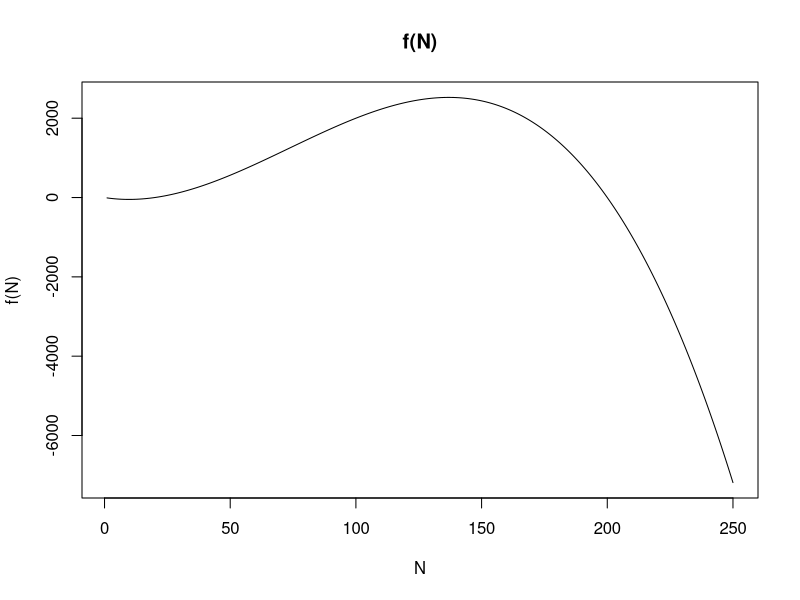
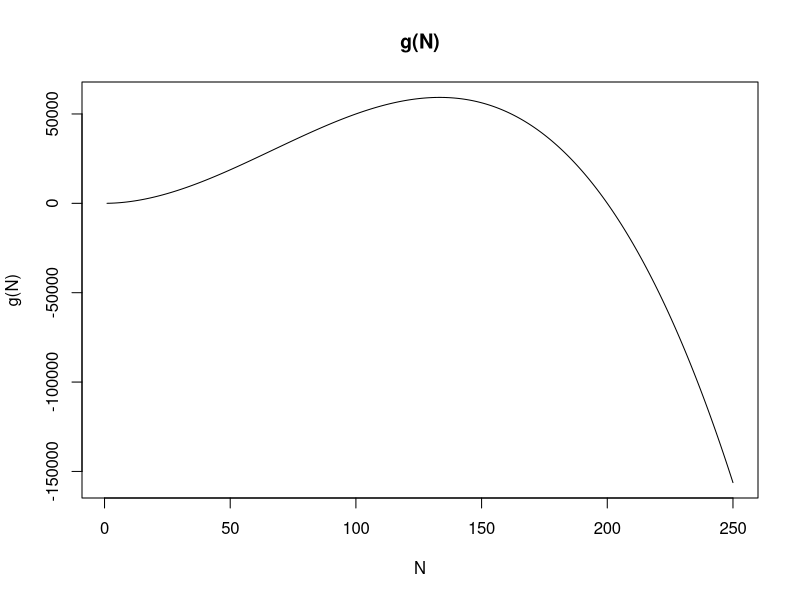
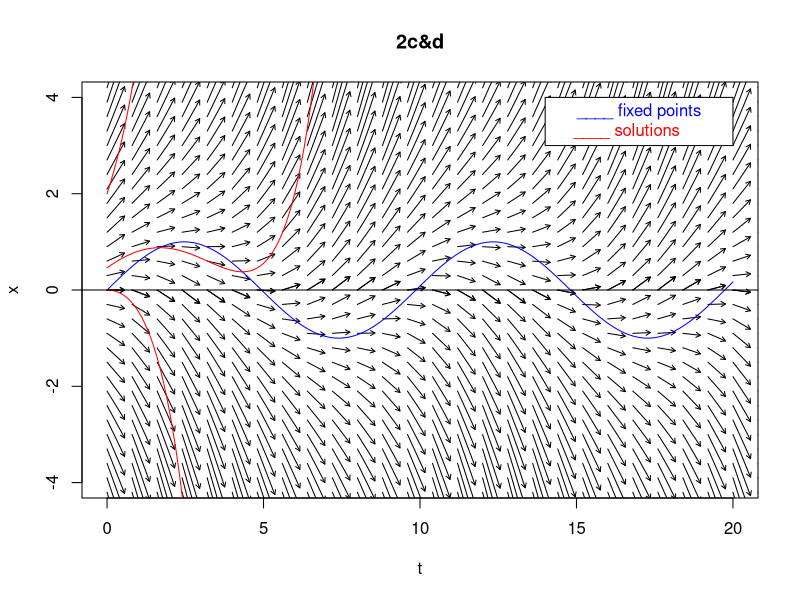
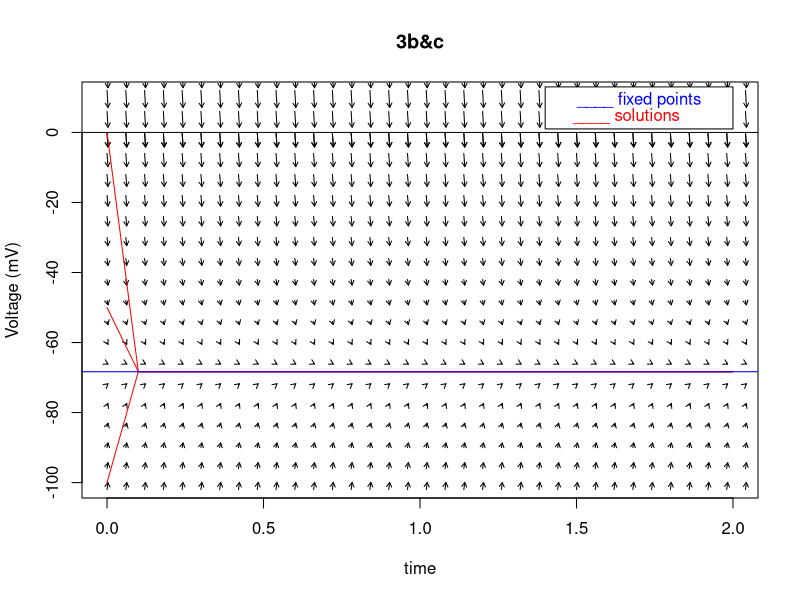
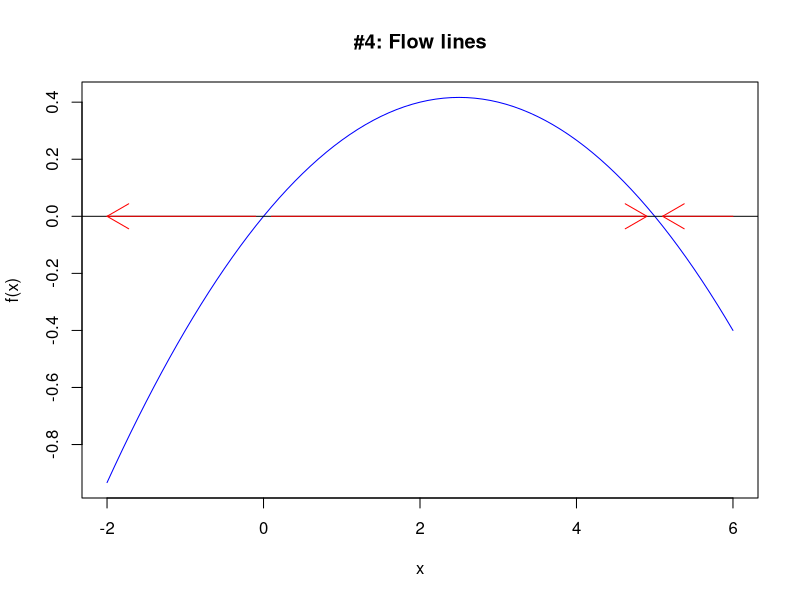

Write R code to recreate these figures, in order.
#!/usr/bin/env r
# encoding: utf-8
# 
# name: MEGAN LISZEWSKI
# assignment: 4
# date: 10/30/09
# filename: Liszewski_Hwk4.r
#############################################################################





#/--#########################################################################
# name: MEGAN LISZEWSKI
# assignment: 4
# date: 10/30/09
# question: 1
# subquestion: a
# other files: PLEASE SEE hand-written work
##########################################################################/--

#/--#########################################################################
# name: MEGAN LISZEWSKI
# assignment: 4
# date: 10/30/09
# question: 1
# subquestion: b
# other files: graph printouts and hand-written work
##########################################################################/--


N<-1:250
r<-10
K<-200
U<-20
f_N <-r*N*(N/U-1)*(1-N/K)
plot(N,f_N,main='f(N)', type='l',ylab='f(N)')

g_N<-r*(N^2)*(1-N/K)
plot(N,g_N,main='g(N)', type='l',ylab='g(N)')


#/--#########################################################################
# name: MEGAN LISZEWSKI
# assignment: 4
# date: 10/30/09
# question: 1
# subquestion: c
# other files: PLEASE SEE hand-written work
##########################################################################/--


#/--#########################################################################
# name: MEGAN LISZEWSKI
# assignment: 4
# date: 10/30/09
# question: 2
# subquestion: a&b
# other files: PLEASE SEE hand-written work
##########################################################################/--


#/--#########################################################################
# name: MEGAN LISZEWSKI
# assignment: 4
# date: 10/30/09
# question: 2
# subquestion: c&d
# other files: graph printouts and hand-written work
##########################################################################/--

f<-function(x,t) {
	return(x-sin(2*t/pi))
	}

tRange<-c(0,30)
dt<-.8
xRange<-c(-10,10)
dx<-.3
h<-0.7
k<-0.5

tSteps<-diff(range(tRange))/dt
xSteps<-diff(range(xRange))/dx

plot(c(0,20),c(-4,4),type='n',main='2c&d',ylab='x',xlab='t')

for(ii in 0:(tSteps-1)){
	for (jj in 0:(xSteps-1)){
		t<-ii*dt
		x<-jj*dx
		m<-f(x,t)
		u<-t+(h*dt)
		v<-x+(k*h*dt)*m
		arrows(t,x,u,v,code=2,length=0.05)
	}
}
for(ii in 0:(tSteps-1)){
	for (jj in 0:(xSteps-1)){
		t<-ii*dt
		x<--jj*dx
		m<-f(x,t)
		u<-t+(h*dt)
		v<-x+(k*h*dt)*m
		arrows(t,x,u,v,code=2,length=0.05)
	}


}
t1<-(0:200)/10
fixpt<-sin(2*t1/pi)
lines(t1,fixpt,col='blue')

for (kk in 1:3){
No<-c(2,0,.46)

N_t<-(pi/(pi^2+4))*(pi*sin(2*t1/pi)+2*cos(2*t1/pi))+(No[kk]-2*pi/(pi^2+4))*exp(t1)

lines(t1,N_t,col='red')}
abline(0,0)

x1<-c(14,20,20,14)
y1<-c(4,4,3,3)
polygon(x1,y1,col='white')
text(17,3.7,'____ fixed points',col='blue')
text(16.6,3.3,'____ solutions',col='red')


#/--#########################################################################
# name: MEGAN LISZEWSKI
# assignment: 4
# date: 10/30/09
# question: 3
# subquestion: a
# other files: PLEASE SEE hand-written work
##########################################################################/--


#/--#########################################################################
# name: MEGAN LISZEWSKI
# assignment: 4
# date: 10/30/09
# question: 3
# subquestion: b&c
# other files: graph printouts and hand-written work
##########################################################################/--

C<-0.15
g_Na<-1
g_K<-100
V_Na<-58.1
V_K<--69.6

f <-function(x,t) {
	return((-g_Na/C)*(x-V_Na)-(g_K/C)*(x-V_K))
	}

tRange<-c(0,2.3)
dt<-.06
xRange<-c(-110,20)
dx<-6
h<-0.05
k<-0.03

tSteps<-diff(range(tRange))/dt
xSteps<-diff(range(xRange))/dx

plot(c(0,2),c(-100,10),type='n',main='3b&c',ylab='Voltage (mV)',xlab='time')

for(ii in 0:(tSteps-1)){
	for (jj in 0:(xSteps-1)){
		t<-ii*dt
		x<-jj*dx
		m<-f(x,t)
		u<-t+(h*dt)
		v<-x+(k*h*dt)*m
		arrows(t,x,u,v,code=2,length=0.05)
	}
}
for(ii in 0:(tSteps-1)){
	for (jj in 0:(xSteps-1)){
		t<-ii*dt
		x<--jj*dx
		m<-f(x,t)
		u<-t+(h*dt)
		v<-x+(k*h*dt)*m
		arrows(t,x,u,v,code=2,length=0.05)
	}


}
a<--((g_Na+g_K)/C)
b<-(g_Na*V_Na+g_K*V_K)/C
t1<-(0:20)/10
for (kk in 1:3){
Vo<-c(0,-50,-100)

V_t<-(-b/a+(b/a+Vo[kk])*exp(a*t1))

lines(t1,V_t,col='red')}
abline(0,0)
abline(-68.34,0,col='blue')
x1<-c(1.4,2,2,1.4)
y1<-c(13,13,1,1)
polygon(x1,y1,col='white')
text(1.7,9.2,'____ fixed points',col='blue')
text(1.66,4.7,'____ solutions',col='red')

#/--#########################################################################
# name: MEGAN LISZEWSKI
# assignment: 4
# date: 10/30/09
# question: 4
# subquestion: a
# other files: PLEASE SEE hand-written work
##########################################################################/--


#/--#########################################################################
# name: MEGAN LISZEWSKI
# assignment: 4
# date: 10/30/09
# question: 4
# subquestion: b
# other files: graph printouts
##########################################################################/--

x<-(-20:60)/10
f_x<-(x/3)*(1-x/5)
plot(x,f_x,type='l',col='blue',main='#4: Flow lines',ylab='f(x)')
abline(0,0)
pos<-c()
neg<-c()
for (ii in 1:length(x)){
	if (f_x[ii]>0)
	pos<-c(pos,x[ii])
	else if (f_x[ii]<0)
	neg<-c(neg,x[ii])}
	
neg1<-neg[]<0
neg1<-neg[neg1]
arrows(neg1[length(neg1)],0,neg1[1],0,col='red')

neg2<-neg[]>0
neg2<-neg[neg2]
arrows(neg2[length(neg2)],0,neg2[1],0,col='red')

arrows(pos[1],0,pos[length(pos)],0,col='red')